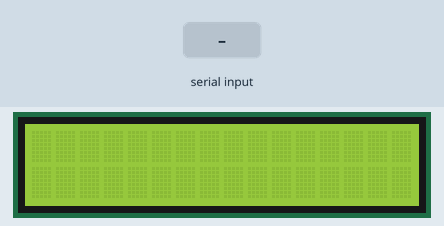
The sketch below on a simulated Arduino Uno, built with avr-gcc and run on an emulated ATmega328P. Parts: 16×2 character LCD. The inputs (shaded band) are chosen by the test bench. What the sketch prints to the serial monitor is not drawn.

Above: at 1.2 s.
1.3 s: "1" received over Serial
At 2.1 s:
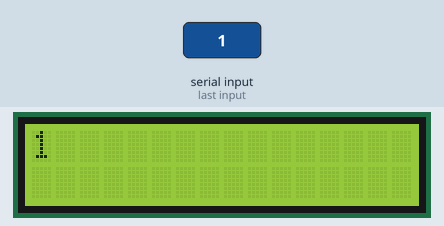
2.8 s: "0" received over Serial
At 3.3 s:
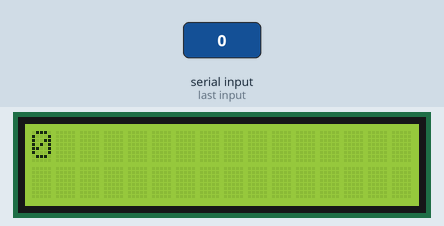
Timing chart, 0 to 5.8 s (numbered marks = the images above; inputs shaded):
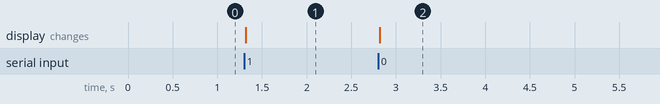

The sketch:

ardo-hot-coms.ino
```cpp
// (licence header left out)
#include <Wire.h>
#include <LCD.h>
#include <LiquidCrystal_I2C.h>

#define I2C_ADDR    0x3F // <<----- Add your address here.  Find it from I2C Scanner
#define BACKLIGHT_PIN     3
#define En_pin  2
#define Rw_pin  1
#define Rs_pin  0
#define D4_pin  4
#define D5_pin  5
#define D6_pin  6
#define D7_pin  7

char sMem[15]{0,0,0,0,0,0,0,0,0,0,0,0,0,0,0};
int n = 1;
int chl = 0;
char ch = 49;
String readString;

LiquidCrystal_I2C	lcd(I2C_ADDR,En_pin,Rw_pin,Rs_pin,D4_pin,D5_pin,D6_pin,D7_pin);

void setup()
{
 lcd.begin (16,2); //  <<----- My LCD was 16x2


// Switch on the backlight
lcd.setBacklightPin(BACKLIGHT_PIN,POSITIVE);
lcd.setBacklight(HIGH);
lcd.home (); // go home
Serial.begin(9600);

// lcd.print("SainSmartI2C16x2");
}

void loop()
{
 // Backlight on/off every 3 seconds
 lcd.setCursor (0,1);        // go to start of 2nd line
 ///while (Serial.available() == 0);
  while (Serial.available()) {
       delay(10);  //small delay to allow input buffer to fill

       char c = Serial.read();  //gets one byte from serial buffer
       if (c == ',') {break;}  //breaks out of capture loop to print readstring
       readString += c; } //makes the string readString
       if(readString!="")lcd.clear();

     if (readString.length() >0) {
       //You will need to change the substring settings in this section to fit your screen. default (16x2)
       Serial.println(readString.substring(0,16)); //prints string to serial port out;
       Serial.println(readString.substring(16,32));
       lcd.print(readString.substring(0,16));
         lcd.setCursor (0,1);
       lcd.print(readString.substring(16,32));
       readString=""; //clears variable for new input
 ///if(chl>16)chl=0;
 ///char sMem[chl] = Serial.read();
 ///chl=chl+
 ///Serial.println(sMem);
 ///lcd.print(sMem);
 //lcd.print(n++,DEC);
 //lcd.setBacklight(LOW);      // Backlight off
 //delay(3000);
 //lcd.setBacklight(HIGH);     // Backlight on
 //delay(3000);
     }}
```

Measured:
- after the input at 1.3 s, the display: changes at once (image 1)
- after the input at 2.8 s, the display: changes at once (image 2)
